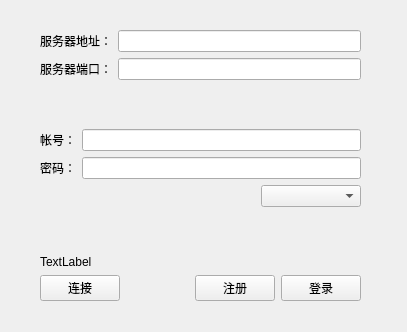
<?xml version="1.0" encoding="UTF-8"?>
<ui version="4.0">
 <class>loginBoxForm</class>
 <widget class="QWidget" name="loginBoxForm">
  <property name="geometry">
   <rect>
    <x>0</x>
    <y>0</y>
    <width>407</width>
    <height>332</height>
   </rect>
  </property>
  <property name="windowTitle">
   <string>Form</string>
  </property>
  <widget class="QWidget" name="layoutWidget">
   <property name="geometry">
    <rect>
     <x>40</x>
     <y>30</y>
     <width>321</width>
     <height>271</height>
    </rect>
   </property>
   <layout class="QVBoxLayout" name="verticalLayout">
    <item>
     <layout class="QHBoxLayout" name="horizontalLayout_3">
      <item>
       <widget class="QLabel" name="ipLabel">
        <property name="text">
         <string>服务器地址：</string>
        </property>
       </widget>
      </item>
      <item>
       <widget class="QLineEdit" name="ipLineEdit"/>
      </item>
     </layout>
    </item>
    <item>
     <layout class="QHBoxLayout" name="horizontalLayout_4">
      <item>
       <widget class="QLabel" name="label">
        <property name="text">
         <string>服务器端口：</string>
        </property>
       </widget>
      </item>
      <item>
       <widget class="QLineEdit" name="portLineEdit"/>
      </item>
     </layout>
    </item>
    <item>
     <spacer name="verticalSpacer">
      <property name="orientation">
       <enum>Qt::Vertical</enum>
      </property>
      <property name="sizeHint" stdset="0">
       <size>
        <width>20</width>
        <height>18</height>
       </size>
      </property>
     </spacer>
    </item>
    <item>
     <layout class="QHBoxLayout" name="horizontalLayout_5">
      <item>
       <widget class="QLabel" name="idLabel">
        <property name="text">
         <string>帐号：</string>
        </property>
       </widget>
      </item>
      <item>
       <widget class="QLineEdit" name="accountLineEdit"/>
      </item>
     </layout>
    </item>
    <item>
     <layout class="QHBoxLayout" name="horizontalLayout_6">
      <item>
       <widget class="QLabel" name="passwordLabel">
        <property name="text">
         <string>密码：</string>
        </property>
       </widget>
      </item>
      <item>
       <widget class="QLineEdit" name="passwordLineEdit"/>
      </item>
     </layout>
    </item>
    <item>
     <layout class="QHBoxLayout" name="horizontalLayout_2">
      <item>
       <spacer name="horizontalSpacer_2">
        <property name="orientation">
         <enum>Qt::Horizontal</enum>
        </property>
        <property name="sizeHint" stdset="0">
         <size>
          <width>40</width>
          <height>20</height>
         </size>
        </property>
       </spacer>
      </item>
      <item>
       <widget class="QComboBox" name="comboBox">
        <property name="minimumSize">
         <size>
          <width>100</width>
          <height>0</height>
         </size>
        </property>
       </widget>
      </item>
     </layout>
    </item>
    <item>
     <spacer name="verticalSpacer_2">
      <property name="orientation">
       <enum>Qt::Vertical</enum>
      </property>
      <property name="sizeHint" stdset="0">
       <size>
        <width>20</width>
        <height>40</height>
       </size>
      </property>
     </spacer>
    </item>
    <item>
     <widget class="QLabel" name="statusLabel">
      <property name="text">
       <string>TextLabel</string>
      </property>
     </widget>
    </item>
    <item>
     <layout class="QHBoxLayout" name="horizontalLayout">
      <item>
       <widget class="QPushButton" name="connectionPushButton">
        <property name="text">
         <string>连接</string>
        </property>
       </widget>
      </item>
      <item>
       <spacer name="horizontalSpacer">
        <property name="orientation">
         <enum>Qt::Horizontal</enum>
        </property>
        <property name="sizeHint" stdset="0">
         <size>
          <width>40</width>
          <height>20</height>
         </size>
        </property>
       </spacer>
      </item>
      <item>
       <widget class="QPushButton" name="registerPushButton">
        <property name="text">
         <string>注册</string>
        </property>
       </widget>
      </item>
      <item>
       <widget class="QPushButton" name="loginPushButton">
        <property name="text">
         <string>登录</string>
        </property>
       </widget>
      </item>
     </layout>
    </item>
   </layout>
  </widget>
 </widget>
 <resources/>
 <connections/>
</ui>
